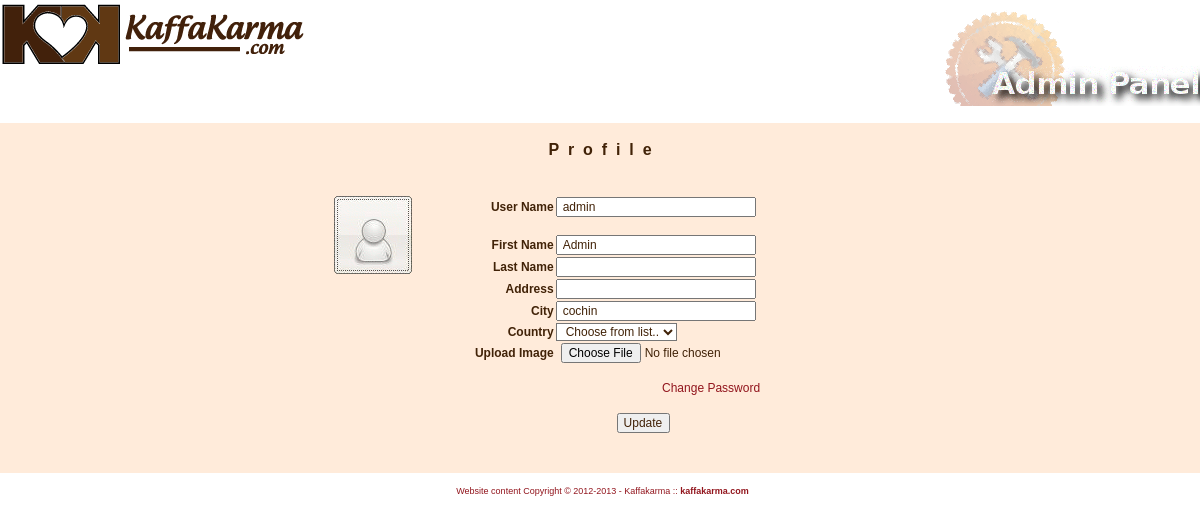
The app's page /profile.php (signed in) with its own data.
### tables this page shows
CREATE TABLE IF NOT EXISTS `users` (
  `id` int(10) unsigned NOT NULL AUTO_INCREMENT,
  `user_name` varchar(100) NOT NULL DEFAULT '',
  `userpassword` varchar(32) NOT NULL DEFAULT '',
  `usertype_id` tinyint(3) unsigned NOT NULL DEFAULT '3',
  `firstname` varchar(100) NOT NULL DEFAULT '',
  `lastname` varchar(100) NOT NULL DEFAULT '',
  `emailid` varchar(100) NOT NULL DEFAULT '',
  `address` varchar(255) DEFAULT NULL,
  `city_id` varchar(100) DEFAULT NULL,
  `state_id` int(10) unsigned DEFAULT NULL,
  `country_id` smallint(5) unsigned DEFAULT NULL,
  `ipaddress` varchar(16) DEFAULT NULL,
  `registrationdate` datetime NOT NULL,
  `lastlogin` datetime DEFAULT NULL,
  `userstatus_id` tinyint(3) unsigned NOT NULL DEFAULT '2',
  `image` varchar(255) DEFAULT NULL,
  `securityquestion_id` int(11) DEFAULT NULL,
  `answer` varchar(255) DEFAULT NULL,
  PRIMARY KEY (`id`),
  UNIQUE KEY `user_name` (`user_name`),
  KEY `usertype_id` (`usertype_id`),
  KEY `userstatus_id` (`userstatus_id`)
);

CREATE TABLE IF NOT EXISTS `cities` (
  `id` int(10) unsigned NOT NULL AUTO_INCREMENT,
  `city_name` varchar(100) NOT NULL DEFAULT '',
  `state_id` int(10) unsigned DEFAULT NULL,
  `country_id` int(10) unsigned DEFAULT NULL,
  PRIMARY KEY (`id`),
  UNIQUE KEY `country_id` (`country_id`,`state_id`,`city_name`),
  KEY `state_id` (`state_id`)
);

### profile.php (called while the page is built, shortened)
<?php session_start();
$current_url = $_SERVER['PHP_SELF'];
require(ROOT_PATH.'include/class/class_gspage/class_gspage.php');
$page = new gsPage;
    $page->current_url = $current_url;
    $page->title = "Kaffakarma.com";
    $page->page_name = 'profile';
    $page->layout = 'default.html';
    $page->conf_list = array("conf.php");
    $page->menuconf_list = array("menu_conf.php");
    $page->connection_list = array("connection.php",);
    $page->function_list = array("functions.php","image.php");
    $page->class_list = array("class_user.php","class_city.php","class_country.php","class_image.php");
    $index=0;
    $content_list[$index]['file_name']='inc_language.php';
    $content_list[$index]['var_name']='language';
    $index++;
    $content_list[$index]['file_name']='inc_menu.php';
    $content_list[$index]['var_name']='menu';
    $page->content_list = $content_list;
    $page->plugin_path = 'plugins/user/';
    $page->plugin = 'profile';
    $page->get_plugin();
?>

### plugins/user/profile/conf/profile.php (called while the page is built, shortened)
<?php
$CAP_pagecaption = "P&nbsp;&nbsp;r&nbsp;&nbsp;o&nbsp;&nbsp;f&nbsp;&nbsp;i&nbsp;&nbsp;l&nbsp;&nbsp;e";
$CAP_username = "User Name";
$CAP_firstname = "First Name";
$CAP_lastname = "Last Name";
$CAP_address = "Address";
$CAP_city = "City";
$CAP_country = "Country";
$CAP_upload_image = "Upload Image";
$CAP_LIN_change_password = "Change Password";
$LIN_file_name_change_password = "change_passwd.php";
$CAP_OBJ_update = "Update";
?>

### plugins/user/profile/code/profile.php (called while the page is built, shortened)
<?php
 $myuser = new User();
 $myuser->connection = $myconnection;
 $myuser->usertype_id = $_SESSION[SESSION_TITLE.'usertypeid'];
 $mycity = new City();
 $mycity->connection = $myconnection;
$myuser->id = $_SESSION[SESSION_TITLE.'userid'];
$data_user = $myuser->get_detail();
$image = $myuser->image;
if ( $myuser->image != "" ) {
    $ext = explode('.', $myuser->image);
    $ext = $ext[count($ext)-1];
    $user_image = USER_DIR . $myuser->id . '.' . $ext;
}else{
    $user_image = USER_DIR . 'user.gif';
}
if ( $myuser->city_id != "" ){
    $mycity->id = $myuser->city_id;
    $mycity->get_detail();
    $city_name = $mycity->city_name;
}
 ?>

### include/class/class_user/class_user.php (called while the page is built, shortened)
<?php
class User {
    var $connection;
    var $id = gINVALID;
    function User ( $id="",$uname="",$pass="",$connection="",$usertype_id = USERTYPE_REGISTERED_USER,$userstatus_id = USERSTATUS_TO_BE_ACTIVATED ){
        $this->id = $id;
        $this->connection=$connection;
    }
    function get_detail(){
        $strSQL = "SELECT * FROM users WHERE id = ".$this->id;
        $rsRES = mysql_query($strSQL,$this->connection) or die(mysql_error(). $strSQL );
        if ( mysql_num_rows($rsRES) > 0 ){
                $this->id = mysql_result($rsRES,0,'id');
                $this->user_name = mysql_result($rsRES,0,'user_name');
                $this->firstname = mysql_result($rsRES,0,'firstname');
                $this->lastname = mysql_result($rsRES,0,'lastname');
                $this->address = mysql_result($rsRES,0,'address');
                $this->city_id = mysql_result($rsRES,0,'city_id');
                $this->image = mysql_result($rsRES,0,'image');
                return true;
        }
        else{
            return false;
        }
    }
}
?>

### include/class/class_city/class_city.php (called while the page is built, shortened)
<?php
class City {
    var $connection;
    var $id = gINVALID;
function get_detail(){
    $strSQL = "SELECT C.id AS id,C.city_name AS city_name,C.state_id AS state_id,S.state_name AS state_name,";
    $strSQL .= "C.country_id AS country_id, CO.country_name AS country_name ";
    $strSQL .= "FROM ((cities C LEFT JOIN countries CO ON C.country_id = CO.id) ";
    $strSQL .= " LEFT JOIN states S ON C.state_id = S.id ) WHERE ";
    $strSQL .= " C.id = '".$this->id."'";
    $rsRES = mysql_query($strSQL,$this->connection) or die ( mysql_error() . $strSQL );
    if ( mysql_num_rows($rsRES) > 0 ){
        $this->id = mysql_result($rsRES,0,'id');
        $this->city_name = mysql_result($rsRES,0,'city_name');
        $this->state_id = mysql_result($rsRES,0,'state_id');
        $this->state_name = mysql_result($rsRES,0,'state_name');
        $this->country_id = mysql_result($rsRES,0,'country_id');
        $this->country_name = mysql_result($rsRES,0,'country_name');
        $cities = array();$i=0;
        $cities[$i]["id"] =  $this->id;
        $cities[$i]["city_name"] = $this->city_name;
        $cities[$i]["state_id"] = $this->state_id;
        $cities[$i]["state_name"] = $this->state_name;
        $cities[$i]["country_id"] = $this->country_id;
        $cities[$i]["country_name"] = $this->country_name;
        return $cities ;
    }else{
        $this->error_number = 2;
        $this->error_description="Contact administrator to get its details";
        return false;
    }
}
}
?>

### include/page_conf/g_pageconf.php (called while the page is built, shortened)
<?php
$g_obj_select_default_text = "Choose from list..";
?>

### include/functions/functions.php (the view, shortened to what this page needs)
<?php
function populate_list_array($objname, $array_list, $value_array, $display_array, $defaultvalue=-1,$disable=false){
GLOBAL $g_obj_select_default_text;
?>
<select  name="<?php echo $objname; ?>" <?php if ($disable == true){?> disabled="true"<?php } ?> >
	<option selected="selected" value="-1"><?php echo $g_obj_select_default_text ?></option>
</select>
<?php }
?>

### plugins/user/profile/form/profile.php (shortened to what this page needs)
<br /> <form  name="frmfeedback" method="post" action="<?php echo $current_url; ?>" onsubmit="return validate_prof(frmfeedback);" enctype="multipart/form-data">
            <table align="center" border="0" cellpadding="0" cellspacing="4" style="width:550px;" >
                <tr>
                    <td colspan="2" align="center" class="page_caption">
                    <?php echo $CAP_pagecaption ?>
                    </td>
                </tr>
                <tr>
                    <td colspan="2" align="center" class="errormessage">
                        if(isset($strERR)) echo $strERR;?><br /><br />
                    </td>
                </tr>
                <tr>
                    <td valign="top" align="right">
                        <img  src="<?php echo$user_image?>" height="80px" align="right">
                    </td>
                    <td>
                        <TABLE style="width:450px;" align="center">
                            <tr>
                                <td style="width:30%" align="right">
                                    <b><?php echo $CAP_username ?> </b>
                                </td>
                                <td >
                                    <input readonly="true" style="width:200px;" align = "center" type="text" name="txtusername" value="<?php if(isset($_POST['txtusername'])){echo $_POST['txtusername'];}else{echo $myuser->user_name;}?>"  >
                                </td>
                            </tr>
                            <tr>
                                <td style="width:30%" align="right" >&nbsp;</td>
                                <td >&nbsp;</td>
                            </tr>
                            <tr>
                                <td style="width:30%" align="right">
                                    <b><?php echo $CAP_firstname ?> </b>
                                </td>
                                <td >
                                    <input style="width:200px;" align = "center" type="text" name="txtfirstname" value="<?php if(isset($_POST['txtfirstname'])){echo $_POST['txtfirstname'];}else{echo $myuser->firstname;}?>"  >
                                </td>
                            </tr>
                            <tr>
                                <td style="width:30%" align="right">
                                    <b><?php echo $CAP_lastname ?> </b>
                                </td>
                                <td >
                                    <input style="width:200px;" align = "center" type="text" name="txtlastname" value="<?php if(isset($_POST['txtlastname'])){echo $_POST['txtlastname'];}else{echo $myuser->lastname;}?>"  >
                                </td>
                            </tr>
                            <tr>
                                <td style="width:30%" align="right">
                                    <b><?php echo $CAP_address ?> </b>
                                </td>
                                <td >
                                    <input style="width:200px;" align = "center" type="text" name="txtaddress" value="<?php if(isset($_POST['txtaddress'])){echo $_POST['txtaddress'];}else{echo $myuser->address;}?>"  >
                                </td>
                            </tr>
                            <tr>
                                <td style="width:30%" align="right">
                                    <b><?php echo $CAP_city ?> </b>
                                </td>
                                <td >
                                    <input style="width:200px;" align = "center" type="text" name="txtcity" value="<?php if(isset($_POST['txtcity'])){echo $_POST['txtcity'];}else{echo $city_name;}?>"  >
                                </td>
                            </tr>
                            <tr>
                                <td style="width:30%" align="right">
                                    <b><?php echo $CAP_country ?></b>
                                </td>
                                <td >
                                    <?php
                                    if(isset($_POST['lstcountry'])){$countryid = $_POST['lstcountry'];}else{$countryid = $myuser->country_id;}
                                    populate_list_array("lstcountry", $data_country, "id", "country", $defaultvalue=$countryid,$disable=false);
                                    ?>
                                </td>
                            </tr>
                                <?php if ( $image == "" ) {?>
                                <tr>
                                <td style="width:30%" align="right" >
                                    <b><?php echo $CAP_upload_image ?> </b>
                                </td>
                                <td colspan="2"><input type="file" name="fleimage" id="fleimage" size="30" /></td>
                                </tr>
                                <?php }?>
                            <tr>
                                <td style="width:30%" align="right" >&nbsp;</td>
                                <td >&nbsp;</td>
                            </tr>
                            <tr>
                                <td style="width:30%" align="right" >&nbsp;</td>
                                <td align="center" ><A href="<?php echo $LIN_file_name_change_password ?>" name="change password"><?php echo $CAP_LIN_change_password ?></A></td>
                            </tr>
                            <tr>
                                <td style="width:30%" align="right" >&nbsp;</td>
                                <td >&nbsp;</td>
                            </tr>
                            <tr>
                                <td colspan="2" align="center"><input type="submit" name="submit" value="<?php echo $CAP_OBJ_update ?>" onClick="return validate_prof(frmfeedback);">
                                </td>
                            </tr>
                        </TABLE>
                    </td>
                </tr>
                <tr>
                    <td colspan="2" align="center"><br />
                    </td>
                </tr>
            </table>
            </form>

### css/default.css (style rules this page uses)
body,div,p,td,h1,h2,h3 { color:#412207;font-family:Verdana,Arial,sans-serif;font-size:12px;margin:0;padding:0; }
ul,li,input { color:#412207;font-family:Verdana,Arial,sans-serif;font-size:12px;margin:0;padding-left:5px; }
input[text],select,textarea { background-color:#FFFFFF; color:#412207;font-family:Verdana,Arial,sans-serif;font-size:12px;margin:0;padding-left:5px; }
body { background-image: url(../images/page_bg.jpg); background-color:#FFFFFF; margin-bottom:0px; margin-left:0px; margin-right:0px; margin-top:0px; }
a { color:#92151D; text-decoration: none; }
#maintable { width:100%; height:400px; border:0px; padding:0px; }
#footer { color:#92151D; text-align:center; height:25px; vertical-align:middle; font-size:9px; }
#footer a { color:#92151D; text-decoration: none; font-weight:bold; font-size:9px; }
.page_caption { font-weight : bold; text-align:center; font-size:16px; }
.errormessage { font-weight : bold; text-align:center; color:#92151D; }

### records on screen
users: txtusername "admin", txtfirstname "Admin"
cities: txtcity "cochin"

### other values on screen
$CAP_pagecaption "P r o f i l e"
$CAP_username "User Name"
$CAP_firstname "First Name"
$CAP_lastname "Last Name"
$CAP_address "Address"
$CAP_city "City"
$CAP_country "Country"
$CAP_upload_image "Upload Image"
$CAP_LIN_change_password "Change Password"
form field lstcountry "Choose from list.."
